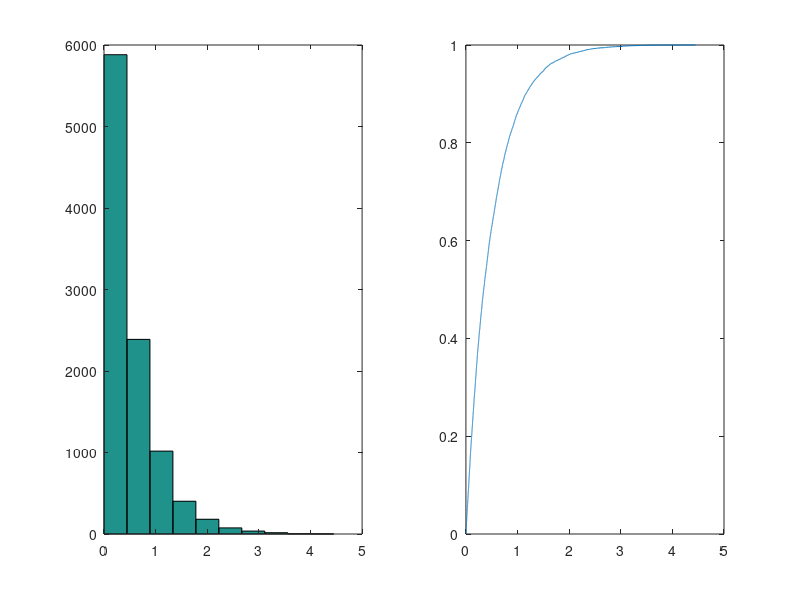
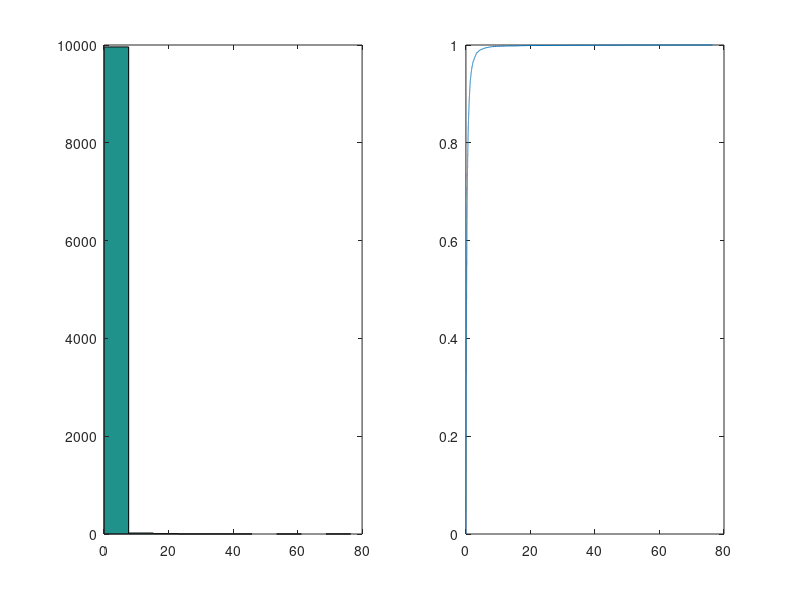
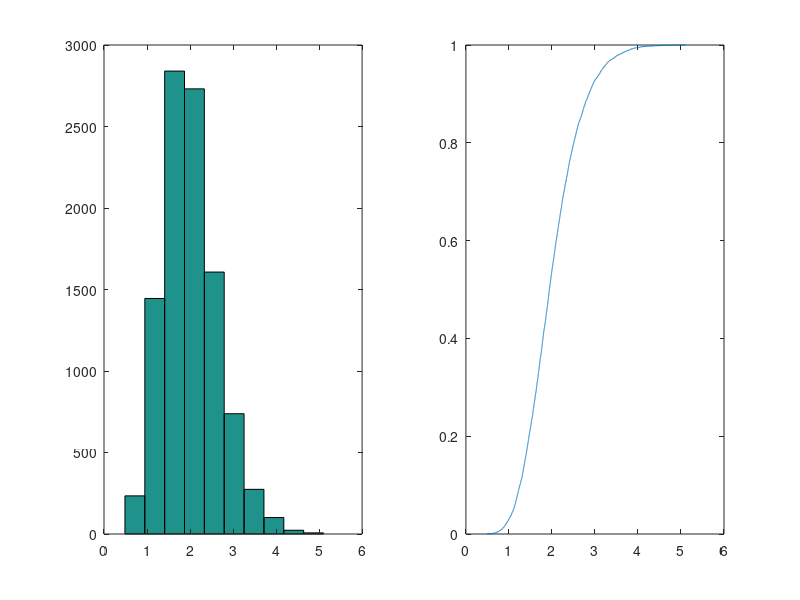

Write MATLAB code to recreate these figures, in order.
%% exponential for [0;1), pdf f(x) = beta*e^(-beta*x)
%Inverse transform methof (Ross, 2002)

%X = -ln(1 - U)/beta or X = -ln(U)/beta.

%compute 10000 X's for 
beta = 2; 
K = 10000; X = -log(rand(1,K))/beta; 
disp(mean(X))
figure
subplot(1,2,1); hist(X)
subplot(1,2,2); plot( sort(X),[1:K]/K )

%% Pareto distribution
%X=lambda (U^(-1/alpha)-1)
lambda = 0.5;
alpha = 2;
K = 10000; 
X = lambda*(rand(1,K).^(-1/alpha)-1); 
figure
subplot(1,2,1); hist(X)
subplot(1,2,2); plot( sort(X),[1:K]/K )
%% Gamma(n,b) RV X, with pdf f(x) = K(bx)n?1e?bx, x > 0:

K = 10000; n = 10; b = 5;
X = -log( prod( rand(n,K) ) )/b;

figure
subplot(1,2,1); hist(X)

subplot(1,2,2); plot( sort(X),[1:K]/K )
disp([mean(X) n/b])
